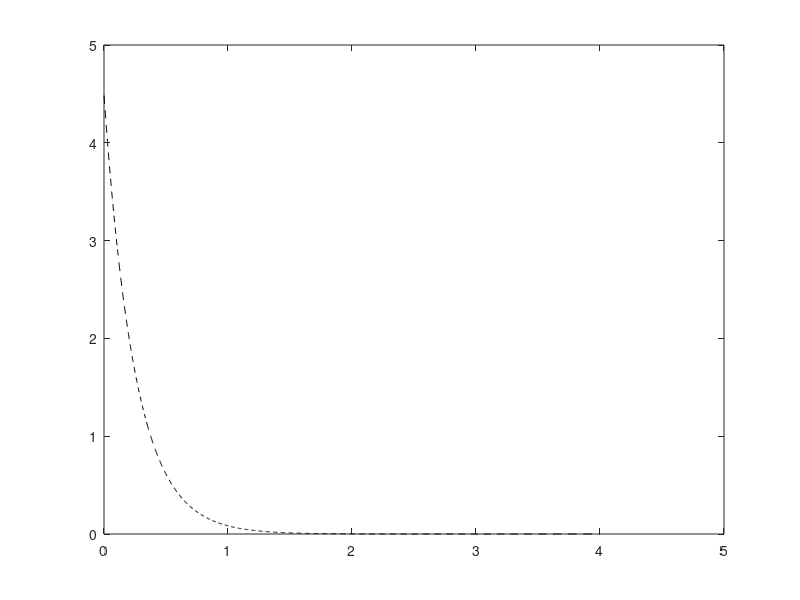

This figure's MATLAB source: (Note: this script raises an error after producing the figure.)
%% Clean up
close all;
clear variables;
clc;
format;

%% Parameters
N = 1000;
Z = 4;
a = 3.983;
x = logspace(0,log10(5),N)-1;
x = x';

% Limits on the coefficients.
lowerC =  -1;
upperC =   1;
lowerA =   0;
upperA = 500;
lower = @(n) [ones(1,n)*lowerA ones(1,n)*lowerC];
upper = @(n) [ones(1,n)*upperA ones(1,n)*upperC];


%% Wave function
norm1 = sqrt(a^3/pi);
norm2 = sqrt(a^3/(8*pi));
s1 = @(x) norm1 .* exp(-a.*x);
s2 = @(x) norm2 .* (1 - a * 0.5*x) .* exp(-a * 0.5 .* x);
y = s1(x);
figure(1);
plot(x,y,'k--','DisplayName','1s');
hold on;


%% Primitive function
g = @(c,a,x) c*exp(-a*x.^2);


%% STO-1G
f = fit(x,y,'c1*exp(-a1*x.^2)',...
        'StartPoint',randn([2 1]),...
        'Lower',lower(1),...
        'Upper',upper(1),...
        'Algorithm','Trust-Region',...
        'Normalize','off',...
        'MaxIter',1e4,...
        'MaxFunEvals',1e4,...
        'DiffMinChange',1e-8,...
        'Robust','LAR')
c11 = f.c1;
a11 = f.a1;
c1 = [c11];
a1 = [a11];
G1 = @(x) g(c11,a11,x);
writeBasisToFile(Z,1,c1,a1);
plot(x,G1(x),'DisplayName','STO-1G');

%% STO-2G
f = fit(x,y,'c1*exp(-a1*x.^2)+c2*exp(-a2*x.^2)',...
        'StartPoint',randn([4 1]),...
        'Lower',lower(2),...
        'Upper',upper(2),...
        'Algorithm','Trust-Region',...
        'Normalize','off',...
        'MaxIter',1e4,...
        'MaxFunEvals',1e4,...
        'DiffMinChange',1e-8,...
        'Robust','LAR')
c12 = f.c1;
c22 = f.c2;
a12 = f.a1;
a22 = f.a2;
c2 = [c12 c22];
a2 = [a12 a22];
G2 = @(x) g(c12,a12,x) + g(c22,a22,x);
writeBasisToFile(Z,2,c2,a2);
plot(x,G2(x),'DisplayName','STO-2G');

%% STO-3G
f = fit(x,y,'c1*exp(-a1*x.^2)+c2*exp(-a2*x.^2)+c3*exp(-a3*x.^2)',...
        'StartPoint',randn([6 1]),...
        'Lower',lower(3),...
        'Upper',upper(3),...
        'Algorithm','Trust-Region',...
        'Normalize','off',...
        'MaxIter',1e4,...
        'MaxFunEvals',1e4,...
        'DiffMinChange',1e-8,...
        'Robust','LAR')
c13 = f.c1;
c23 = f.c2;
c33 = f.c3;
a13 = f.a1;
a23 = f.a2;
a33 = f.a3;
c3 = [c13 c23 c33];
a3 = [a13 a23 a33];
G3 = @(x) g(c13,a13,x) + g(c23,a23,x) + g(c33,a33,x);
writeBasisToFile(Z,3,c3,a3);
plot(x,G3(x),'DisplayName','STO-3G');

%% STO-4G
f = fit(x,y,'c1*exp(-a1*x.^2)+c2*exp(-a2*x.^2)+c3*exp(-a3*x.^2)+c4*exp(-a4*x.^2)',...
        'StartPoint',randn([8 1]),...
        'Lower',lower(4),...
        'Upper',upper(4),...
        'Algorithm','Trust-Region',...
        'Normalize','off',...
        'MaxIter',1e5,...
        'MaxFunEvals',1e5,...
        'DiffMinChange',1e-8,...
        'Robust','LAR')
c14 = f.c1;
c24 = f.c2;
c34 = f.c3;
c44 = f.c4;
a14 = f.a1;
a24 = f.a2;
a34 = f.a3;
a44 = f.a4;
c4 = [c14 c24 c34 c44];
a4 = [a14 a24 a34 a44];
G4 = @(x) g(c14,a14,x) + g(c24,a24,x) + g(c34,a34,x) + g(c44,a44,x);
writeBasisToFile(Z,4,c4,a4);
plot(x,G4(x),'DisplayName','STO-4G');

%% STO-5G
f = fit(x,y,'c1*exp(-a1*x.^2)+c2*exp(-a2*x.^2)+c3*exp(-a3*x.^2)+c4*exp(-a4*x.^2)+c5*exp(-a5*x.^2)',...
        'StartPoint',randn([10 1]),...
        'Lower',lower(5),...
        'Upper',upper(5),...
        'Algorithm','Trust-Region',...
        'Normalize','off',...
        'MaxIter',1e4,...
        'MaxFunEvals',1e4,...
        'DiffMinChange',1e-8,...
        'Robust','LAR')
c15 = f.c1;
c25 = f.c2;
c35 = f.c3;
c45 = f.c4;
c55 = f.c5;
a15 = f.a1;
a25 = f.a2;
a35 = f.a3;
a45 = f.a4;
a55 = f.a5;
c5 = [c15 c25 c35 c45 c55];
a5 = [a15 a25 a35 a45 a55];
G5 = @(x) g(c15,a15,x) + g(c25,a25,x) + g(c35,a35,x) + g(c45,a45,x) + g(c55,a55,x);
writeBasisToFile(Z,5,c5,a5);
plot(x,G5(x),'DisplayName','STO-5G');

%% STO-6G
f = fit(x,y,'c1*exp(-a1*x.^2)+c2*exp(-a2*x.^2)+c3*exp(-a3*x.^2)+c4*exp(-a4*x.^2)+c5*exp(-a5*x.^2)+c6*exp(-a6*x.^2)',...
        'StartPoint',randn([12 1]),...
        'Lower',lower(6),...
        'Upper',upper(6),...
        'Algorithm','Trust-Region',...
        'Normalize','off',...
        'MaxIter',1e4,...
        'MaxFunEvals',1e4,...
        'DiffMinChange',1e-8,...
        'Robust','LAR')
c16 = f.c1;
c26 = f.c2;
c36 = f.c3;
c46 = f.c4;
c56 = f.c5;
c66 = f.c6;
a16 = f.a1;
a26 = f.a2;
a36 = f.a3;
a46 = f.a4;
a56 = f.a5;
a66 = f.a6;
c6 = [c16 c26 c36 c46 c56 c66];
a6 = [a16 a26 a36 a46 a56 a66]; 
G6 = @(x) g(c16,a16,x) + g(c26,a26,x) + g(c36,a36,x) + g(c46,a46,x) + g(c56,a56,x) + g(c66,a66,x);
writeBasisToFile(Z,6,c6,a6);
plot(x,G6(x),'DisplayName','STO-6G');


%% Plot esthetics
fig = gca;
h = legend('show');
set(h,'FontSize',18,'interpreter','latex');
